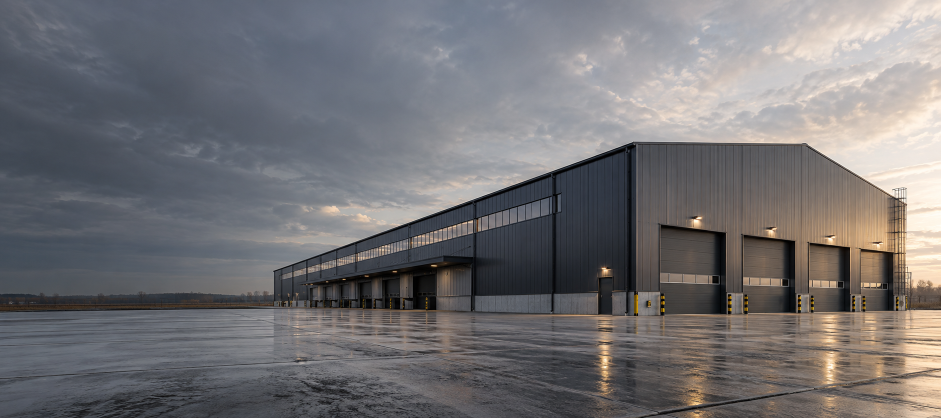
#> input picture design-assets/directions-sequence-concepts/daylight/angary.png, 1881 x 836 px (shown at 1/2 size)
$ python generate-mobile-directions-images.py
#> lines starting #> are read from the running program, lines starting #| are printed output that depends on the picture
#!/usr/bin/env python3
"""Reproduce /napryamky phone review assets from the existing approved scene masters.

Crop only: source (627, 0, 1881, 836), the right two thirds at 3:2; no generated pixels.
480/960 px WebP q82 and AVIF q58, content-hashed for the existing media-responsive cache.
Run from anywhere with Pillow (including AVIF support). Update mobileSources in
app/data/directionsHeroSequenceManifest.ts only if the emitted content hashes change.
The source masters and all desktop/tablet files stay untouched.
"""
from PIL import Image
from pathlib import Path
import hashlib,io,json
root = Path(__file__).resolve().parents[1]
subjects=['angary','zernoskhovyshcha','metalokonstruktsii','betonni-roboty','pokrivelni-roboty']
results={}
for theme in ['daylight','blue-hour']:
 for subject in subjects:
  src=root/'design-assets/directions-sequence-concepts'/theme/(subject+'.png')
  im=Image.open(src).convert('RGB').crop((627,0,1881,836))
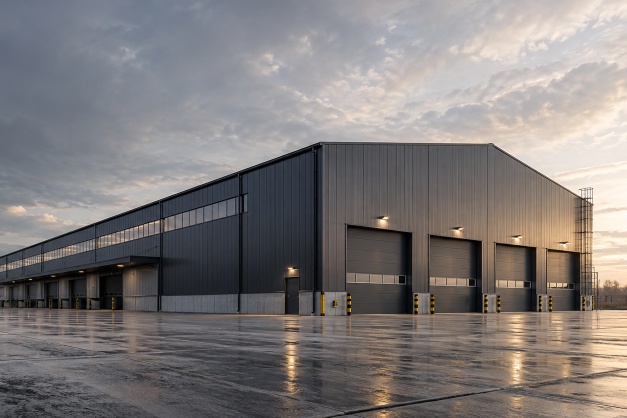
#> im: PIL image 1254x836 RGB (shown at 1/2 size); mean R, G, B 128.3, 123.6, 122.6
  record={'source':str(src.relative_to(root)),'crop':[627,0,1881,836],'variants':{}}
  for fmt in ['AVIF','WEBP']:
   variants=[]
   for width in [480,960]:
    resized=im.resize((width,round(width*im.height/im.width)),Image.Resampling.LANCZOS)
    b=io.BytesIO()
#> (the run stopped early here; a loop or call above may not have finished)
